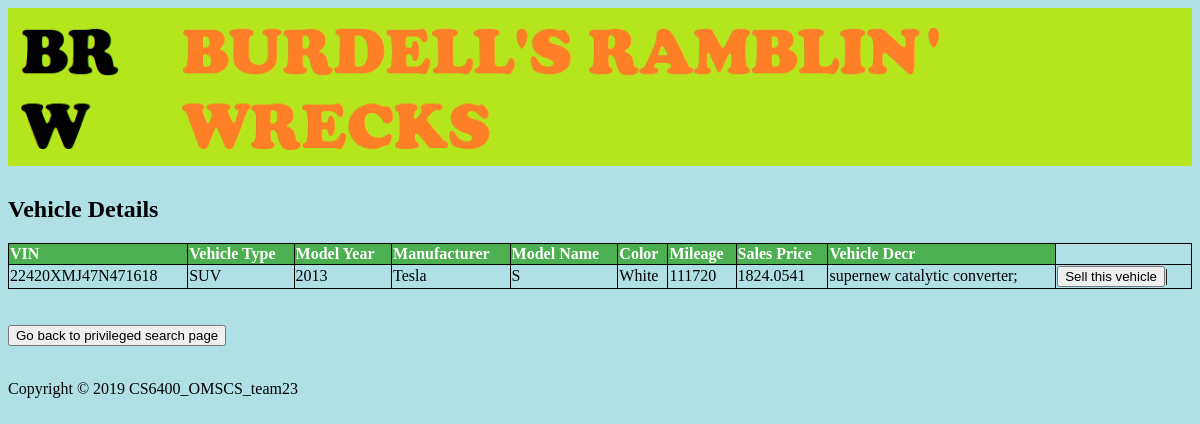
Screenshot of /salespeople_view_vehicle.php?id=22420XMJ47N471618 (signed in) with the database file from the repository.
### tables this page shows
CREATE TABLE `InventoryVehicle` (
  `VIN` varchar(100) NOT NULL,
  `repair_vehicle_VIN` varchar(100) NOT NULL,
  `sales_price` float(254,4) UNSIGNED NOT NULL,
  `inventory_clerk_username` varchar(100) NOT NULL
);

CREATE TABLE `Vehicle` (
  `VIN` varchar(100) NOT NULL,
  `model_name` varchar(100) NOT NULL,
  `model_year` int(11) UNSIGNED NOT NULL,
  `mileage` int(16) UNSIGNED NOT NULL,
  `optional_desc` varchar(300) DEFAULT NULL,
  `type_name` varchar(100) NOT NULL,
  `manu_name` varchar(100) NOT NULL
);

CREATE TABLE `Vehicle_Color` (
  `VIN` varchar(100) NOT NULL,
  `color` varchar(100) NOT NULL
);

### salespeople_view_vehicle.php (the view, shortened to what this page needs)
<?php
include('lib/common.php');
include('lib/header.php');
?>
<html>
<head>
</head>
<body style="background-color:powderblue;">
<h2>Vehicle Details</h2>
<form method="post" action="perform_sale.php?id=<?php echo $_GET['id'];?>">
<table>
    <tr>
        <th>VIN</th>
        <th>Vehicle Type</th>
        <th>Model Year</th>
        <th>Manufacturer</th>
        <th>Model Name</th>
        <th>Color</th>
        <th>Mileage</th>
        <th>Sales Price</th>
        <th>Vehicle Decr</th>
    </tr>
<?php
   $ID=$_GET['id'];
$sql = "SELECT V.VIN, type_name,model_year, manu_name,model_name,color,sales_price,mileage,V.optional_desc FROM inventoryvehicle AS I,Vehicle AS V, Vehicle_Color WHERE  V.VIN ='$ID' AND I.VIN=V.VIN AND I.VIN=Vehicle_Color.VIN";
 $result2 = $mydb->query($sql);
   while($row2 = mysqli_fetch_array($result2, MYSQLI_ASSOC) ) {
     echo "\t<tr><td>".$row2['VIN']."</td><td>".$row2['type_name']."</td><td>".$row2['model_year']."</td><td>".$row2['manu_name']."</td><td>"
  .$row2['model_name']."</td><td>".$row2['color']."</td><td>".$row2['mileage']."</td><td>".$row2['sales_price']."</td><td>".$row2['optional_desc']."</td><td>"."<a href='perform_sale.php'><button>Sell this vehicle</button></a>|";
    }
?>
</table>
   <br><br><button type="button" onclick="location.href = 'privileged_search.php';">Go back to privileged search page</button> <br/> <br/>
</form>
</body>
</html>
<?php include('lib/footer.php'); ?>

### css/common.css (style rules this page uses)
body { background-color: powderblue; }

### salespeople_view_vehicle.php (style rules this page uses)
table, th, td { border: 1px solid black; border-collapse: collapse; text-align: center; }
table { border: 1px solid black; border-collapse: collapse; width: 100%; }
th, td { border: 1px solid black; border-collapse: collapse; text-align: left; padding: 1px; }
th { background-color: #4CAF50; color: white; }

### rows the page displays
inventoryvehicle: vehicle.VIN "22420XMJ47N471618", vehicle.type_name "SUV", vehicle.model_year "2013", vehicle.manu_name "Tesla", vehicle.model_name "S", vehicle_color.color "White", vehicle.mileage "111720", sales_price "1824.0541", vehicle.optional_desc "supernew catalytic converter;"
